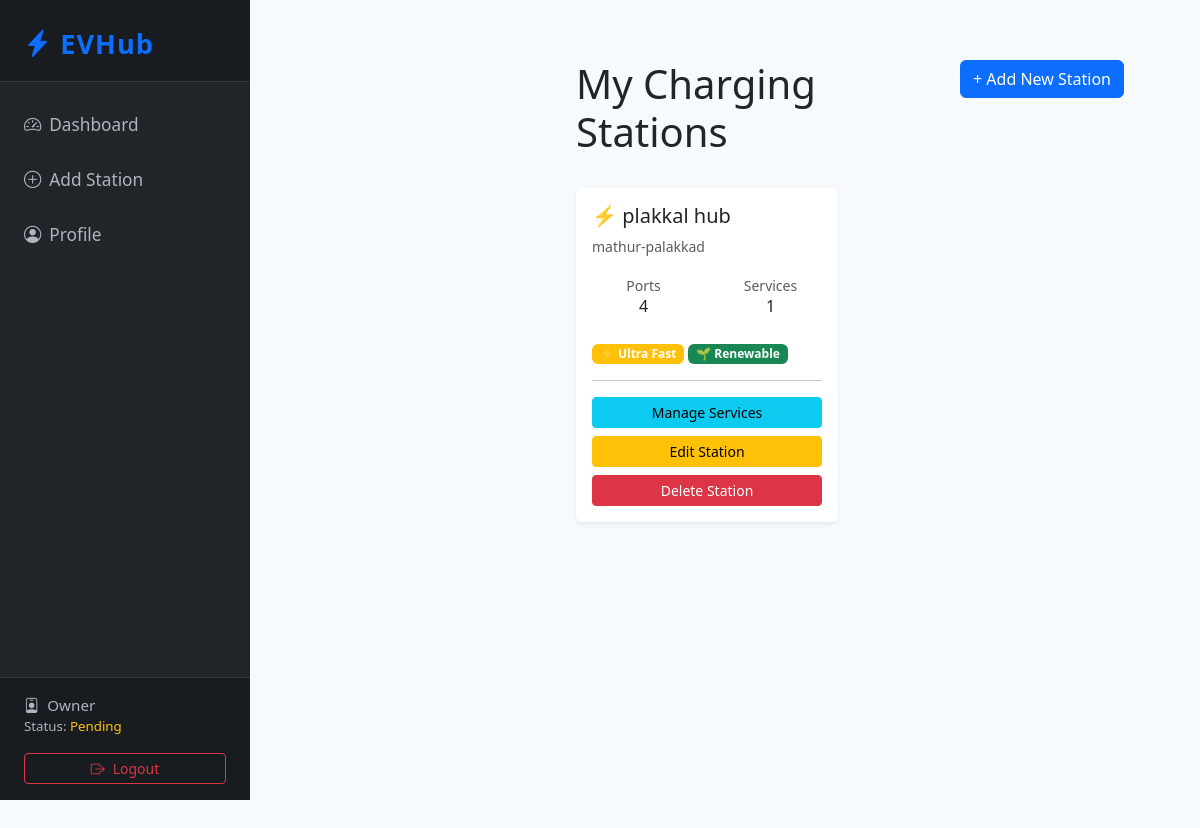
Page /owner-manage-stations/ (signed in) on the committed database.
### core/models.py (models this page shows, shortened)
class CustomUser(AbstractUser):
    USER_TYPE_CHOICES = [
        ('customer', 'Customer'),
        ('owner', 'Station Owner'),
        ('admin', 'Administrator'),
    ]
    phone = models.CharField(max_length=20, blank=True, null=True)
    is_hotel_partner = models.BooleanField(default=False)
    is_emergency_contact = models.BooleanField(default=False)
    ev_photo = models.ImageField(upload_to='ev_photos/', blank=True, null=True)
    user_type = models.CharField(max_length=20, choices=USER_TYPE_CHOICES, default='customer')

class OwnerStation(models.Model):
    owner = models.ForeignKey(StationOwner, on_delete=models.CASCADE, related_name='stations')
    station = models.OneToOneField(ChargingStation, on_delete=models.CASCADE, related_name='owner_station')
    created_at = models.DateTimeField(auto_now_add=True)
    updated_at = models.DateTimeField(auto_now=True)

class ChargingStation(models.Model):
    name = models.CharField(max_length=150)
    location = models.CharField(max_length=255)
    latitude = models.DecimalField(max_digits=9, decimal_places=6, null=True, blank=True)
    longitude = models.DecimalField(max_digits=9, decimal_places=6, null=True, blank=True)
    total_ports = models.PositiveIntegerField(default=1)
    ultra_fast = models.BooleanField(default=False)
    powered_by_renewables = models.BooleanField(default=False)
    created_at = models.DateTimeField(auto_now_add=True)

### core/views.py (the view)
# urls.py: path('owner-manage-stations/', views.owner_manage_stations, name='owner_manage_stations'),
@login_required
@user_passes_test(is_owner)
def owner_manage_stations(request):
    try:
        owner = request.user.station_owner
    except StationOwner.DoesNotExist:
        return redirect('owner_register')
    owner_stations = OwnerStation.objects.filter(owner=owner).select_related('station')
    context = {
        'owner_stations': owner_stations,
    }
    return render(request, 'core/owner_manage_stations.html', context)

### core/views.py (called while the page is built)
def is_owner(user):
    return hasattr(user, 'station_owner') and user.user_type == 'owner'

### core/templates/core/owner_manage_stations.html (shortened to what this page needs)
{% extends 'core/owner_base.html' %}
{% block content %}
<div style="display: flex; min-height: 100vh;">
    <div style="flex-grow: 1; margin-left: 250px; padding: 20px; background-color: #f7fafc;">
        <div class="container-fluid">
            <div class="row mb-4">
                <div class="col-md-6">
                    <h1>My Charging Stations</h1>
                </div>
                <div class="col-md-6 text-end">
                    <a href="{% url 'owner_add_station' %}" class="btn btn-primary">+ Add New Station</a>
                </div>
            </div>
            {% if owner_stations %}
                <div class="row">
                    {% for owner_station in owner_stations %}
                    <div class="col-md-6 mb-4">
                        <div class="card border-0 shadow-sm h-100">
                            <div class="card-body">
                                <div class="d-flex justify-content-between align-items-start mb-3">
                                    <div>
                                        <h5 class="card-title">⚡ {{ owner_station.station.name }}</h5>
                                        <p class="card-text text-muted small">{{ owner_station.station.location }}</p>
                                    </div>
                                </div>
                                <div class="row text-center mb-3">
                                    <div class="col-6">
                                        <small class="text-muted">Ports</small>
                                        <h6>{{ owner_station.station.total_ports }}</h6>
                                    </div>
                                    <div class="col-6">
                                        <small class="text-muted">Services</small>
                                        <h6>{{ owner_station.services.count }}</h6>
                                    </div>
                                </div>
                                <div class="mb-3">
                                    {% if owner_station.station.ultra_fast %}
                                        <span class="badge bg-warning">⚡ Ultra Fast</span>
                                    {% endif %}
                                    {% if owner_station.station.powered_by_renewables %}
                                        <span class="badge bg-success">🌱 Renewable</span>
                                    {% endif %}
                                </div>
                                <hr>
                                <div class="d-grid gap-2">
                                    <a href="{% url 'owner_manage_services' owner_station.id %}" class="btn btn-sm btn-info">Manage Services</a>
                                    <a href="{% url 'owner_edit_station' owner_station.id %}" class="btn btn-sm btn-warning">Edit Station</a>
                                    <a href="{% url 'owner_delete_station' owner_station.id %}" class="btn btn-sm btn-danger">Delete Station</a>
                                </div>
                            </div>
                        </div>
                    </div>
                    {% endfor %}
                </div>
            {% else %}
                <div class="alert alert-info" role="alert">
                    <h4 class="alert-heading">No Stations Yet!</h4>
                    <p>You haven't added any charging stations yet. <a href="{% url 'owner_add_station' %}">Click here to add your first station</a></p>
                </div>
            {% endif %}
        </div>
    </div>
</div>
{% endblock %}

### core/templates/core/owner_base.html (shortened to what this page needs)
<!DOCTYPE html>
<html lang="en">
<head>
    <link href="https://cdn.jsdelivr.net/npm/bootstrap@5.3.0/dist/css/bootstrap.min.css" rel="stylesheet">
    <link href="https://cdn.jsdelivr.net/npm/bootstrap-icons/font/bootstrap-icons.css" rel="stylesheet">
</head>
<body>
    <nav class="sidebar d-flex flex-column">
        <div class="brand">
            <i class="bi bi-lightning-charge-fill me-2"></i>EVHub
        </div>
        <ul class="nav flex-column mt-3">
            <li class="nav-item">
                <a class="nav-link {% if request.resolver_match.url_name == 'owner_dashboard' %}active{% endif %}" href="{% url 'owner_dashboard' %}"><i class="bi bi-speedometer2 me-2"></i>Dashboard</a>
            </li>
            <li class="nav-item">
                <a class="nav-link {% if request.resolver_match.url_name == 'owner_add_station' %}active{% endif %}" href="{% url 'owner_add_station' %}"><i class="bi bi-plus-circle me-2"></i>Add Station</a>
            </li>
            <li class="nav-item">
                <a class="nav-link {% if request.resolver_match.url_name == 'owner_profile' %}active{% endif %}" href="{% url 'owner_profile' %}"><i class="bi bi-person-circle me-2"></i>Profile</a>
            </li>
        </ul>
        <div class="sidebar-footer mt-auto">
            <div><i class="bi bi-person-badge me-2"></i>{{ owner.company_name|default:'Owner' }}</div>
            <div class="small">Status: {% if owner.is_verified %}<span class="text-success">Verified</span>{% else %}<span class="text-warning">Pending</span>{% endif %}</div>
            <div class="mt-3">
                <a href="{% url 'logout' %}" class="btn btn-sm btn-outline-danger w-100">
                    <i class="bi bi-box-arrow-right me-2"></i>Logout
                </a>
            </div>
        </div>
    </nav>
    <main class="main-content">
        <div class="container-fluid">
            {% block content %}{% endblock %}
        </div>
    </main>
</body>
</html>

### core/templates/core/owner_base.html (style rules this page uses)
body { background: #f7fafc; min-height: 100vh; display: flex; flex-direction: row; }
.sidebar { width: 250px; background: #212529; color: #fff; min-height: 100vh; position: fixed; left: 0; top: 0; display: flex; flex-direction: column; z-index: 100; }
.sidebar .brand { font-size: 1.7rem; font-weight: bold; padding: 1.5rem 1rem 1rem 1.5rem; letter-spacing: 1px; color: #0d6efd; background: #181c20; border-bottom: 1px solid #343a40; }
.sidebar .nav-link { color: #adb5bd; padding: 0.9rem 1.5rem; font-size: 1.08rem; transition: background 0.2s, color 0.2s; }
.sidebar .sidebar-footer { margin-top: auto; padding: 1rem 1.5rem; font-size: 0.95rem; color: #adb5bd; border-top: 1px solid #343a40; background: #181c20; }
.main-content { margin-left: 250px; padding: 2.5rem 2rem 2rem 2rem; width: 100%; min-height: 100vh; }

### rows in the picture
CustomUser: company_name "Owner"
OwnerStation: station.name "plakkal hub", station.location "mathur-palakkad", station.total_ports "4", services.count "1", shows "⚡ Ultra Fast", shows "🌱 Renewable"
